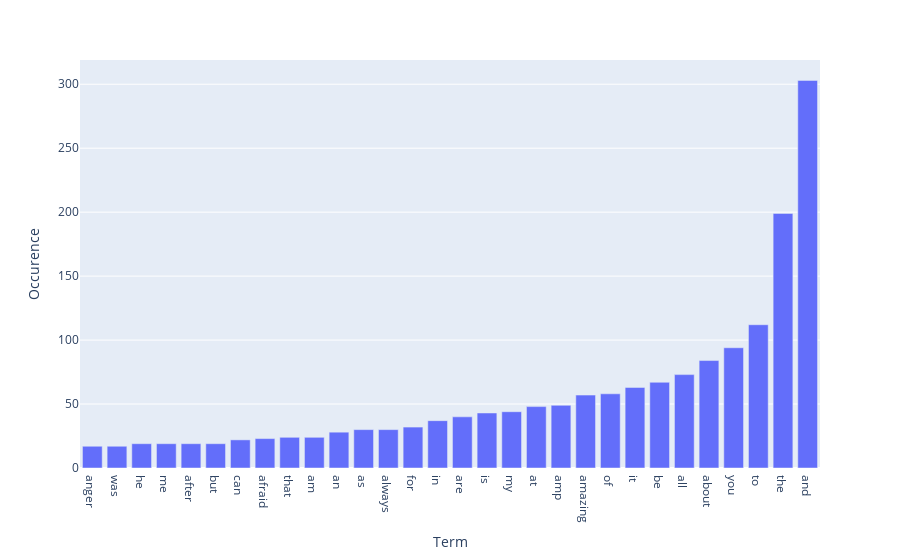
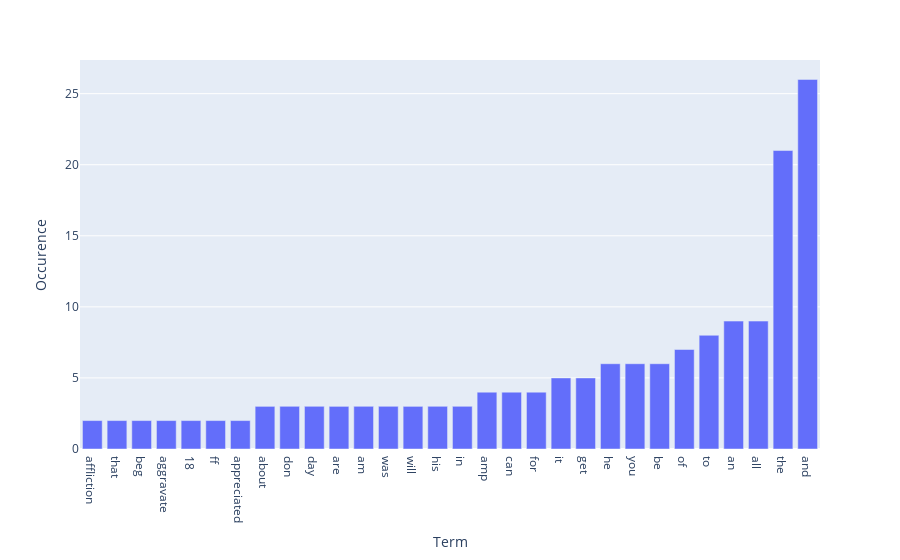

Source (notebook cell) for these figures, in order:
### Markdown cell above
---
### ** >>> Exercise 1 (Take home): **  
Plot word frequency for Top 30 words in both train and test dataset. (Hint: refer to DM lab 1)

### Code cell
from sklearn.feature_extraction.text import CountVectorizer
import plotly.express as px

count_vect = CountVectorizer()
train_df_counts = count_vect.fit_transform(train_df.text)#Tokenize text
m = []
for xc in train_df_counts:
    m.append(xc.argmax(axis = -1).astype(int)[0,0])
counts = {}
for i in m:
    if(i not in counts):
        counts[i] = 1
    else:
        counts[i] += 1
srt = list(sorted(counts.items(), key=lambda item: item[1]))#Sort indexes by occurence
srt = srt[len(srt)-30:]#Get Top 30
chosen_words = []
for index,count in srt:
    chosen_words.append([count_vect.get_feature_names()[index],count])#Get Word/Occurence pair from Index/Occurence pair
fig = px.bar(chosen_words, x=0, y=1,labels={"0":"Term","1":"Occurence"})
fig.show()

count_vect = CountVectorizer()
test_df_counts = count_vect.fit_transform(test_df.text)
m = []
for xc in test_df_counts:
    m.append(xc.argmax(axis = -1).astype(int)[0,0])
counts = {}
for i in m:
    if(i not in counts):
        counts[i] = 1
    else:
        counts[i] += 1
srt = list(sorted(counts.items(), key=lambda item: item[1]))
srt = srt[len(srt)-30:]
chosen_words = []
for index,count in srt:
    chosen_words.append([count_vect.get_feature_names()[index],count])
fig = px.bar(chosen_words, x=0, y=1,labels={"0":"Term","1":"Occurence"})
fig.show()

### Figure 1 — Plotly figure (JSON) as saved in the notebook; plotly's stock layout.template omitted (floating-point values rounded to 4 significant figures)
{"data": [{"alignmentgroup": "True", "hovertemplate": "Term=%{x}<br>Occurence=%{y}<extra></extra>", "legendgroup": "", "marker": {"color": "#636efa", "pattern": {"shape": ""}}, "name": "", "offsetgroup": "", "orientation": "v", "showlegend": false, "textposition": "auto", "type": "bar", "x": ["anger", "was", "he", "me", "after", "but", "can", "afraid", "that", "am", "an", "as", "always", "for", "in", "are", "is", "my", "at", "amp", "amazing", "of", "it", "be", "all", "about", "you", "to", "the", "and"], "xaxis": "x", "y": [17, 17, 19, 19, 19, 19, 22, 23, 24, 24, 28, 30, 30, 32, 37, 40, 43, 44, 48, 49, 57, 58, 63, 67, 73, 84, 94, 112, 199, 303], "yaxis": "y"}], "layout": {"barmode": "relative", "legend": {"tracegroupgap": 0}, "margin": {"t": 60}, "xaxis": {"anchor": "y", "domain": [0, 1], "title": {"text": "Term"}}, "yaxis": {"anchor": "x", "domain": [0, 1], "title": {"text": "Occurence"}}}}

### Figure 2 — Plotly figure (JSON) as saved in the notebook; plotly's stock layout.template omitted (floating-point values rounded to 4 significant figures)
{"data": [{"alignmentgroup": "True", "hovertemplate": "Term=%{x}<br>Occurence=%{y}<extra></extra>", "legendgroup": "", "marker": {"color": "#636efa", "pattern": {"shape": ""}}, "name": "", "offsetgroup": "", "orientation": "v", "showlegend": false, "textposition": "auto", "type": "bar", "x": ["affliction", "that", "beg", "aggravate", "18", "ff", "appreciated", "about", "don", "day", "are", "am", "was", "will", "his", "in", "amp", "can", "for", "it", "get", "he", "you", "be", "of", "to", "an", "all", "the", "and"], "xaxis": "x", "y": [2, 2, 2, 2, 2, 2, 2, 3, 3, 3, 3, 3, 3, 3, 3, 3, 4, 4, 4, 5, 5, 6, 6, 6, 7, 8, 9, 9, 21, 26], "yaxis": "y"}], "layout": {"barmode": "relative", "legend": {"tracegroupgap": 0}, "margin": {"t": 60}, "xaxis": {"anchor": "y", "domain": [0, 1], "title": {"text": "Term"}}, "yaxis": {"anchor": "x", "domain": [0, 1], "title": {"text": "Occurence"}}}}
